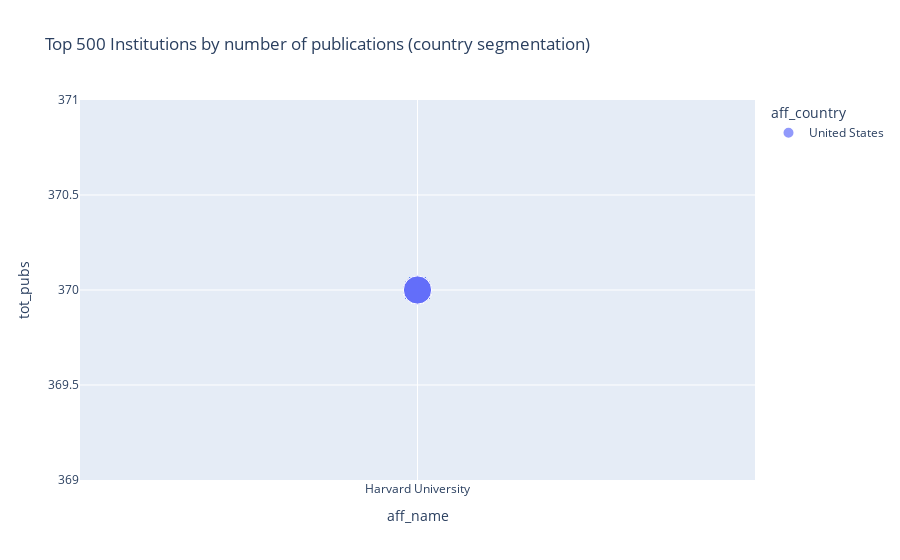

Source (notebook cell):
### Markdown cell above
## Couple of Dataviz

### Code cell
treshold = 500

px.scatter(gridaffiliations[:treshold], 
           x="aff_name", y="tot_pubs", 
           color="aff_country", 
           size='tot_affiliations',
           hover_name="aff_name", 
           height=800,
           hover_data=['aff_id', 'aff_name', 'aff_city', 'aff_country', 'tot_affiliations', 'tot_pubs'], 
           title=f"Top {treshold} Institutions by number of publications (country segmentation)")

### Figure 1 — Plotly figure (JSON) as saved in the notebook; plotly's stock layout.template omitted (floating-point values rounded to 4 significant figures; data arrays with more than 128 entries replaced by an {"elided": "..."} marker saying what was removed)
{"data": [{"customdata": {"elided": "500x4 mixed values"}, "hovertemplate": "<b>%{hovertext}</b><br><br>aff_country=%{customdata[2]}<br>aff_name=%{x}<br>tot_pubs=%{y}<br>tot_affiliations=%{customdata[3]}<br>aff_id=%{customdata[0]}<br>aff_city=%{customdata[1]}<extra></extra>", "hovertext": {"elided": "500 str values"}, "legendgroup": "United States", "marker": {"color": "#636efa", "size": {"elided": "500 int values"}, "sizemode": "area", "sizeref": 5.728, "symbol": "circle"}, "mode": "markers", "name": "United States", "orientation": "v", "showlegend": true, "type": "scatter", "x": {"elided": "500 str values"}, "xaxis": "x", "y": {"elided": "500 int values"}, "yaxis": "y"}], "layout": {"autosize": true, "legend": {"itemsizing": "constant", "title": {"text": "aff_country"}, "tracegroupgap": 0}, "title": {"text": "Top 500 Institutions by number of publications (country segmentation)"}, "xaxis": {"anchor": "y", "autorange": true, "domain": [0, 1], "range": [-1, 1], "title": {"text": "aff_name"}, "type": "category"}, "yaxis": {"anchor": "x", "autorange": true, "domain": [0, 1], "range": [369, 371], "title": {"text": "tot_pubs"}, "type": "linear"}}}
